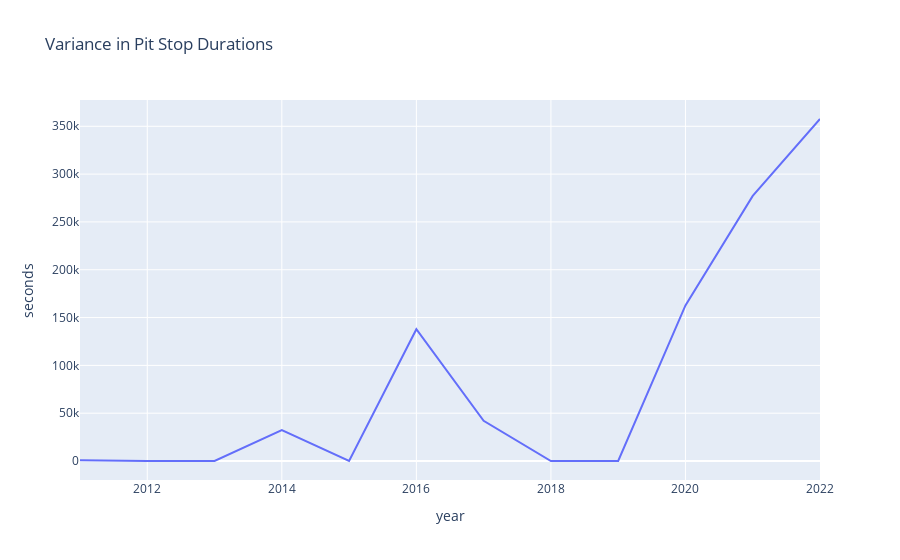

Notebook code cell kept with this figure:
### Code cell
fig = px.line(df.groupby(by='year').var().reset_index(),
              x='year',
              y='seconds',
              title='Variance in Pit Stop Durations')
fig.show()

### Figure 1 — Plotly figure (JSON) as saved in the notebook; plotly's stock layout.template omitted (floating-point values rounded to 4 significant figures)
{"data": [{"hovertemplate": "year=%{x}<br>seconds=%{y}<extra></extra>", "legendgroup": "", "line": {"color": "#636efa", "dash": "solid"}, "marker": {"symbol": "circle"}, "mode": "lines", "name": "", "orientation": "v", "showlegend": false, "type": "scatter", "x": [2011, 2012, 2013, 2014, 2015, 2016, 2017, 2018, 2019, 2020, 2021, 2022], "xaxis": "x", "y": [882.6, 18.11, 63.31, 32340.0, 37.84, 137800.0, 42000.0, 19.17, 23.15, 162700.0, 277200.0, 357600.0], "yaxis": "y"}], "layout": {"legend": {"tracegroupgap": 0}, "title": {"text": "Variance in Pit Stop Durations"}, "xaxis": {"anchor": "y", "domain": [0, 1], "title": {"text": "year"}}, "yaxis": {"anchor": "x", "domain": [0, 1], "title": {"text": "seconds"}}}}
